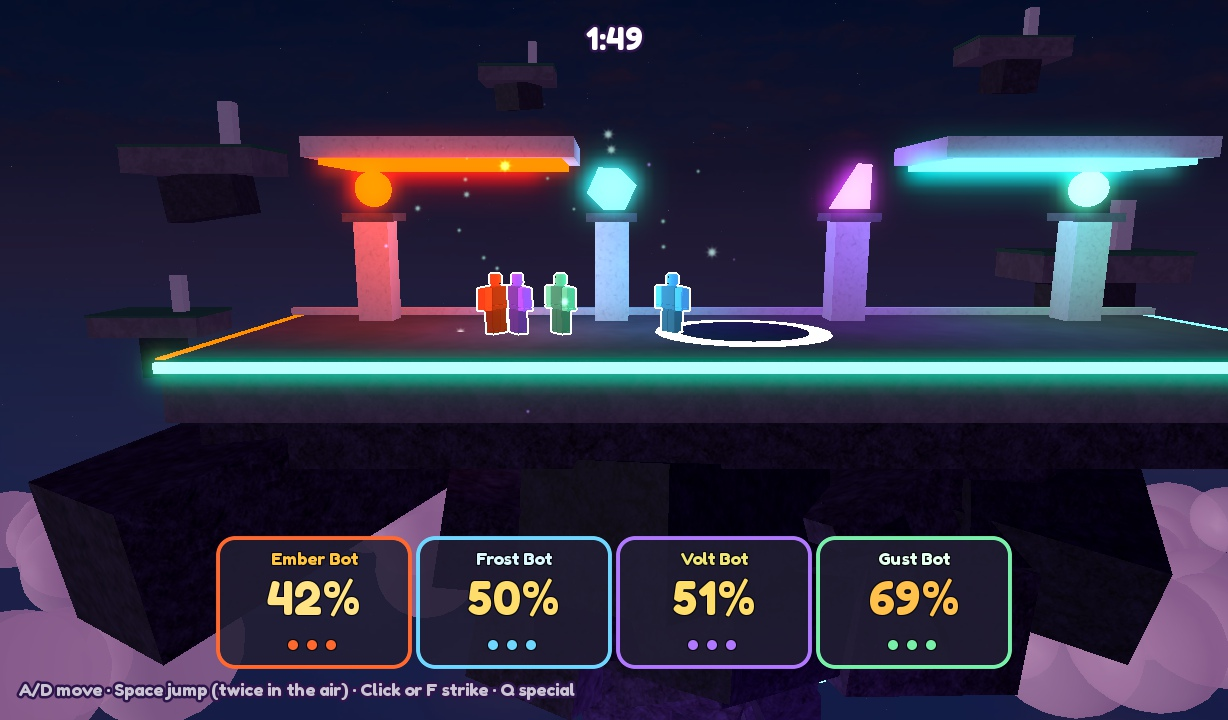
#> input picture .github/assets/brawl-stage.jpg, 1228 x 720 px, given in place of out.png, which was not available
$ python compose_banner.py out.png
#> lines starting #> are read from the running program, lines starting #| are printed output that depends on the picture; pictures that were not available may be replaced by others from this repository, and a replacement may not be noted
### .github/assets/make_brand.py
"""Render Moonbrick's banner (1280x640, also the GitHub social preview) and logo (512x512).
Run: python -I .github/assets/make_brand.py   (needs Pillow + numpy; fonts from C:/Windows/Fonts or ./fonts)
"""
import math
import os

import numpy as np
from PIL import Image, ImageDraw, ImageFilter, ImageFont

HERE = os.path.dirname(os.path.abspath(__file__))
S = 2  # supersampling
FONT_DIRS = [os.path.join(HERE, "fonts"), "C:/Windows/Fonts", "/Library/Fonts", "/System/Library/Fonts/Supplemental"]

MOON = (255, 243, 214)
BRICK_TOP, BRICK_LEFT, BRICK_RIGHT = (255, 112, 112), (232, 62, 82), (168, 36, 62)
STUD_TOP, STUD_SIDE = (255, 140, 138), (214, 56, 76)


def font(names, size):
    for d in FONT_DIRS:
        for n in names:
            p = os.path.join(d, n)
            if os.path.exists(p):
                return ImageFont.truetype(p, size * S)
    return ImageFont.load_default()


# [89 lines left out: functions background, moon, brick, not called in this run]


def pill(canvas, x, y, text, f, pad=16):
    layer = Image.new("RGBA", canvas.size, (0, 0, 0, 0))
    draw = ImageDraw.Draw(layer)
    l, t, r, b = draw.textbbox((0, 0), text, font=f)
    wpx, hpx = r - l + pad * 2 * S, b - t + pad * 1.1 * S
    draw.rounded_rectangle([x, y, x + wpx, y + hpx], radius=hpx / 2, fill=(255, 255, 255, 20), outline=(190, 170, 255, 110), width=S * 2)
    draw.text((x + pad * S - l, y + (hpx - (b - t)) / 2 - t), text, font=f, fill=(226, 220, 255, 255))
    canvas.alpha_composite(layer)
    return x + wpx


# [40 lines left out: functions banner, logo, not called in this run]


# [4 lines that do not run on import are left out]

### .github/assets/compose_banner.py
"""Compose the v1 banner (1280x640, also the GitHub social preview) from the Blender hero render.
Run: blender -b -P .github/assets/blender/hero.py -- <render.png> banner 64
     python -I .github/assets/compose_banner.py <render.png>      (needs Pillow + numpy)
"""
import os
import sys

import numpy as np
from PIL import Image, ImageDraw, ImageFilter

sys.path.insert(0, os.path.dirname(os.path.abspath(__file__)))
from make_brand import S, font, pill  # noqa: E402  (same fonts and chips as the original brand)

HERE = os.path.dirname(os.path.abspath(__file__))


def grade(render):
    """Darken the sky toward the top and the right, add a violet glow behind the hero and a vignette."""
    W, H = render.size
#> W = 2560; H = 1280
    img = np.asarray(render.convert("RGB")).astype(float)
    y, x = np.mgrid[0:H, 0:W].astype(float)
    u, v = x / W, y / H
    shade = 0.55 + 0.45 * v  # darker sky at the top
    shade *= 1 - 0.35 * np.clip((u - 0.55) / 0.45, 0, 1)  # quieter right side for the title
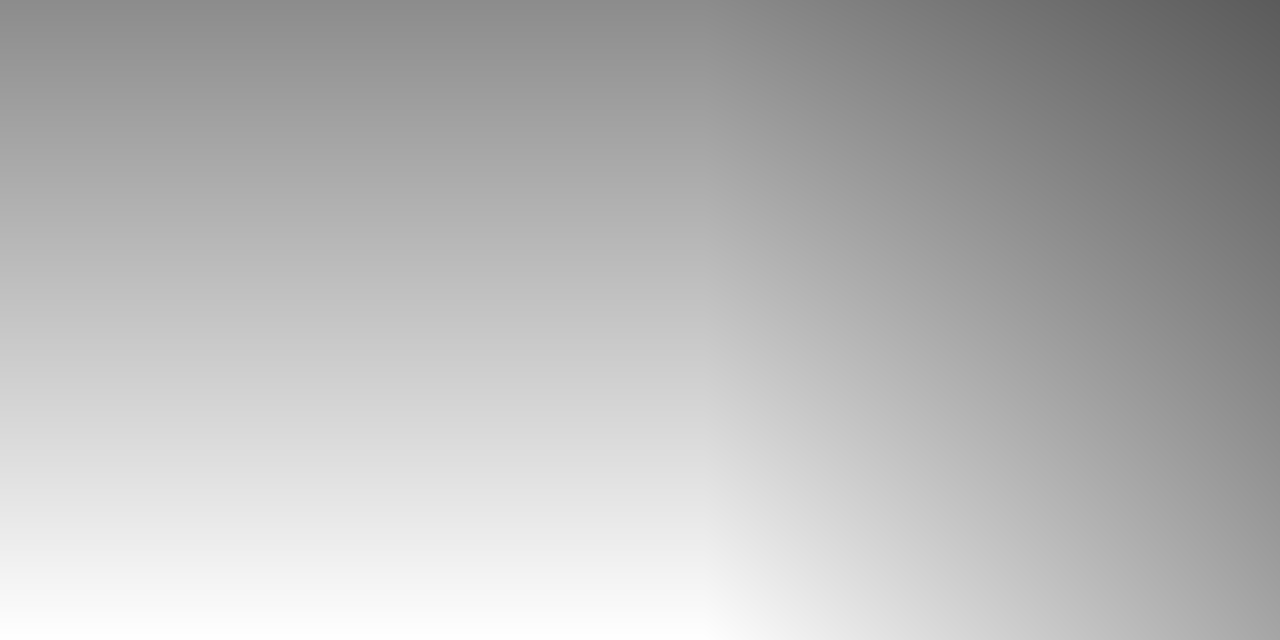
#> shade: shape (1280, 2560) float64 (shown at 1/2 size); min 0.358, max 1, mean 0.714
    vignette = 1 - 0.45 * np.clip(np.hypot(u - 0.42, (v - 0.5) * 0.8) - 0.35, 0, 1)
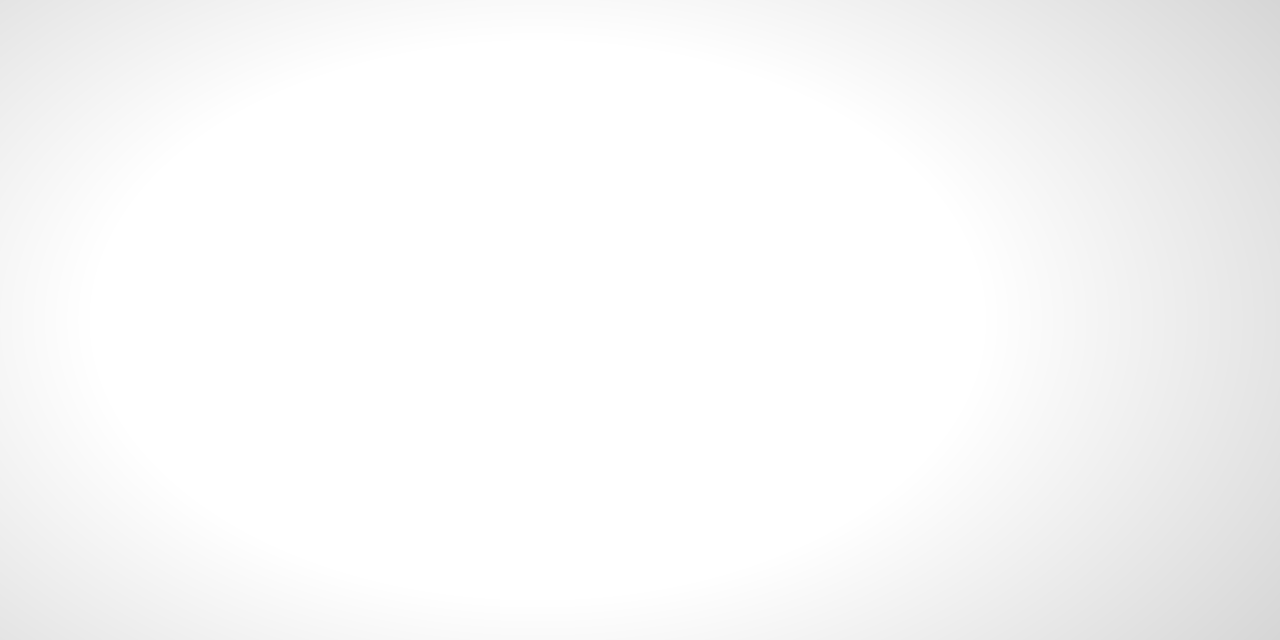
#> vignette: shape (1280, 2560) float64 (shown at 1/2 size); min 0.841, max 1, mean 0.974
    img *= (shade * vignette)[..., None]
    glow = np.exp(-((u - 0.3) ** 2 / 0.05 + (v - 0.45) ** 2 / 0.08))
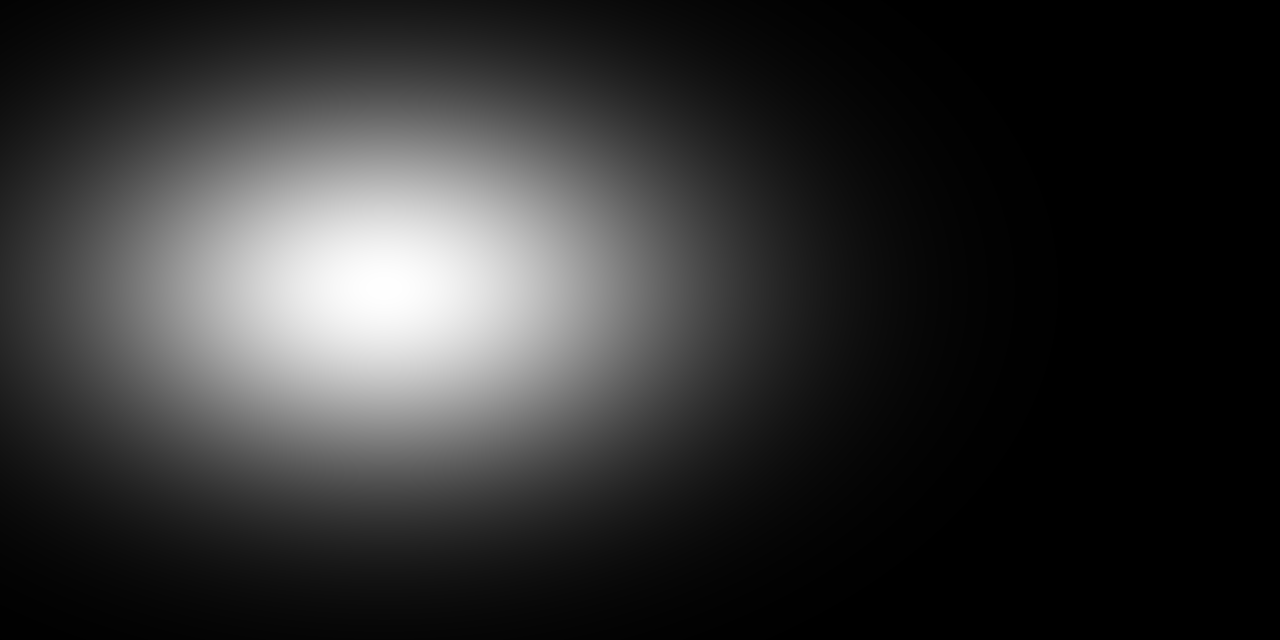
#> glow: shape (1280, 2560) float64 (shown at 1/2 size); min 1.29e-06, max 1, mean 0.19
    img += np.array([90, 50, 170]) * (glow * 0.35)[..., None]
    return Image.fromarray(np.clip(img, 0, 255).astype(np.uint8), "RGB").convert("RGBA")


def banner(render_path):
    W, H = 1280 * S, 640 * S
    img = grade(Image.open(render_path).resize((W, H), Image.LANCZOS))
    title = font(["seguibl.ttf", "Arial Black.ttf", "arialbd.ttf"], 104)
    tag = font(["segoeuisl.ttf", "segoeui.ttf", "Arial.ttf"], 31)
    small = font(["seguisb.ttf", "segoeui.ttf", "Arial.ttf"], 20)
    tx, ty = 640 * S, 176 * S
    glow = Image.new("RGBA", img.size, (0, 0, 0, 0))
#> glow: PIL image 2560x1280 RGBA; every value is 0
    ImageDraw.Draw(glow).text((tx, ty), "Moonbrick", font=title, fill=(170, 140, 255, 170))
    img.alpha_composite(glow.filter(ImageFilter.GaussianBlur(18 * S)))
#> img: PIL image 2560x1280 RGBA
    mask = Image.new("L", img.size, 0)
#> mask: PIL image 2560x1280 L; every value is 0
    ImageDraw.Draw(mask).text((tx, ty), "Moonbrick", font=title, fill=255)
    yy = np.linspace(0, 1, H)[:, None]
    grad = np.zeros((H, W, 4), np.uint8)
    grad[..., 0], grad[..., 1], grad[..., 2] = 255, (255 - 54 * yy).clip(0, 255), (255 - 150 * yy).clip(0, 255)
    grad[..., 3] = 255
    img.paste(Image.fromarray(grad, "RGBA"), (0, 0), mask)
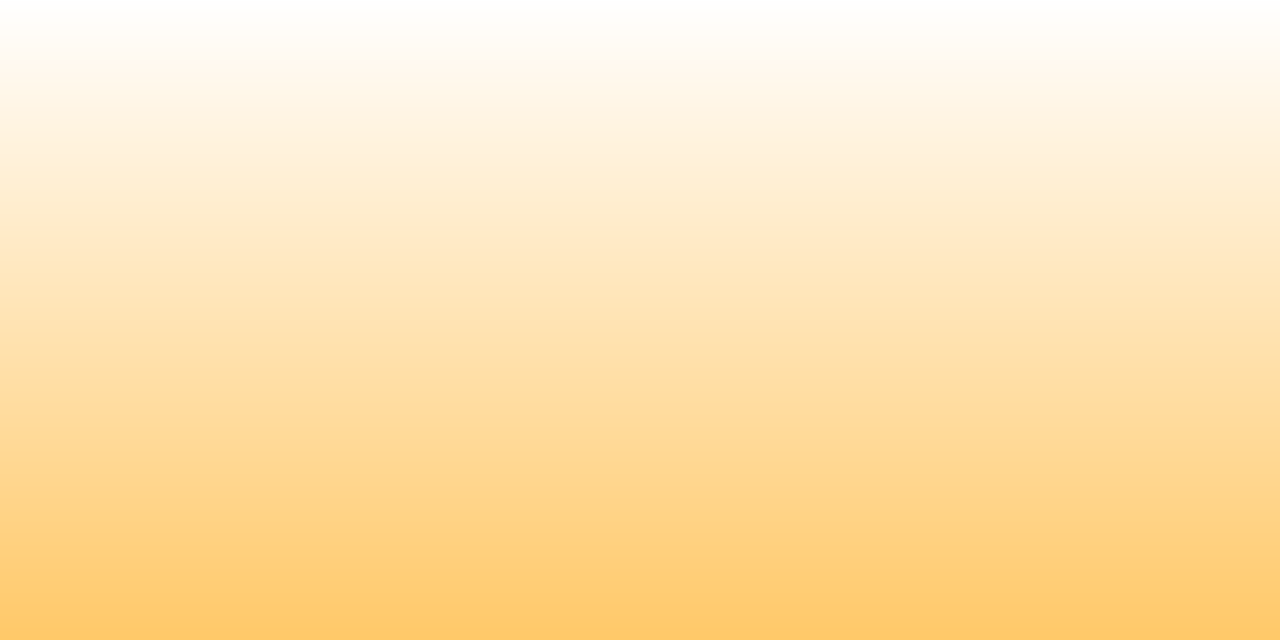
#> grad: shape (1280, 2560, 4) (shown at 1/2 size); mean R, G, B, A 255, 227.5, 179.5, 255
    d = ImageDraw.Draw(img)
    d.text((tx + 6 * S, ty + 140 * S), "Build Roblox games at the speed of thought.", font=tag, fill=(214, 206, 248, 255))
    x = tx + 6 * S
    for label in ("Claude Code plugin", "Rojo + Luau", "v1.0"):
        x = pill(img, x, ty + 212 * S, label, small) + 12 * S
#> this loop made 3 passes
#> (r in pill, b in pill, wpx in pill, hpx in pill, x) on passes 1 to 3: (94, 12, 158, 45.2, 1474), (55, 12, 119, 45.2, 1617), (19, 10, 83, 43.2, 1724)
#> after the loop, x = 1724
    return img.resize((1280, 640), Image.LANCZOS)
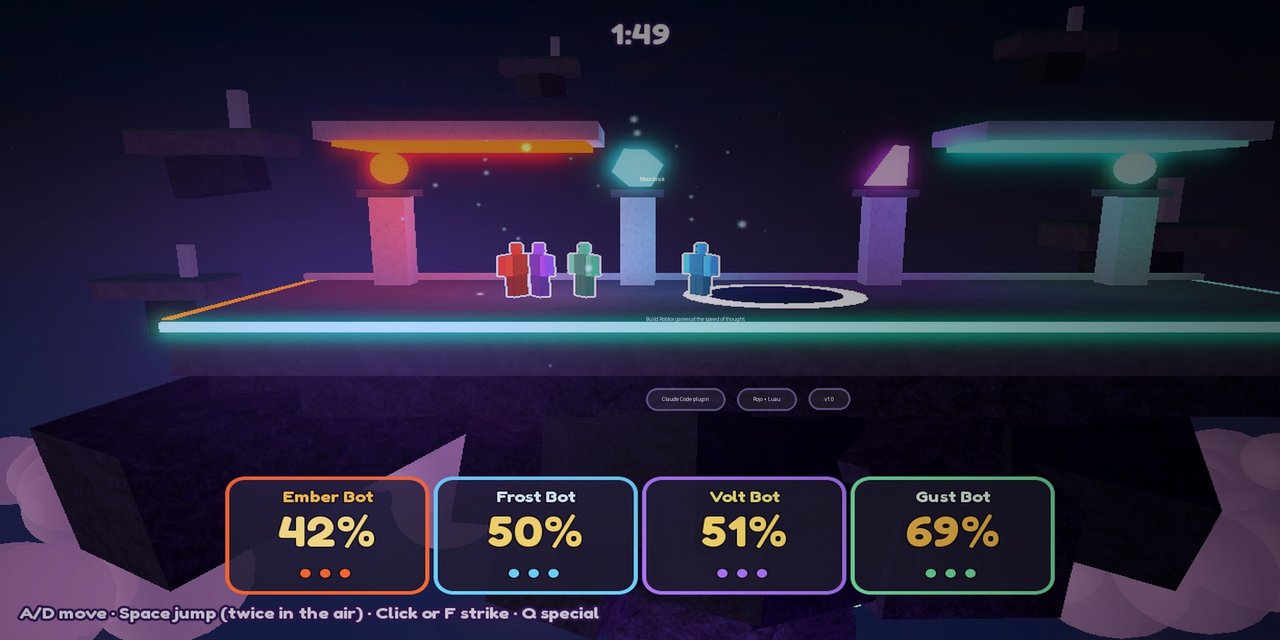
#> returned value: PIL image 1280x640 RGBA; mean R, G, B, A 39.2, 34.8, 57.8, 255


if __name__ == "__main__":
    out = banner(sys.argv[1])
    out.convert("RGB").save(os.path.join(HERE, "banner.png"), optimize=True)
    print("wrote banner.png")
